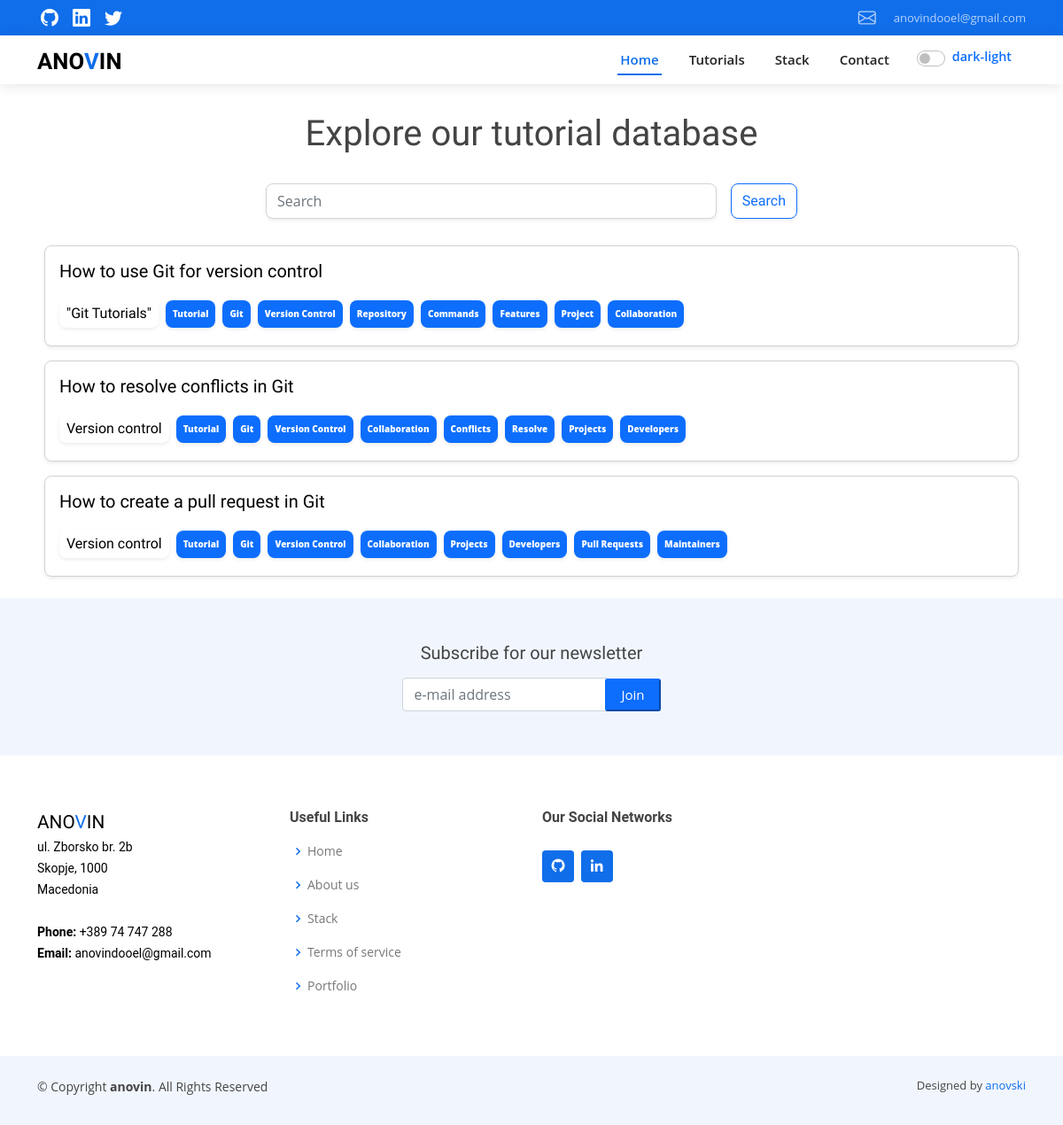
Before: /tag/Git/ with the older database file.
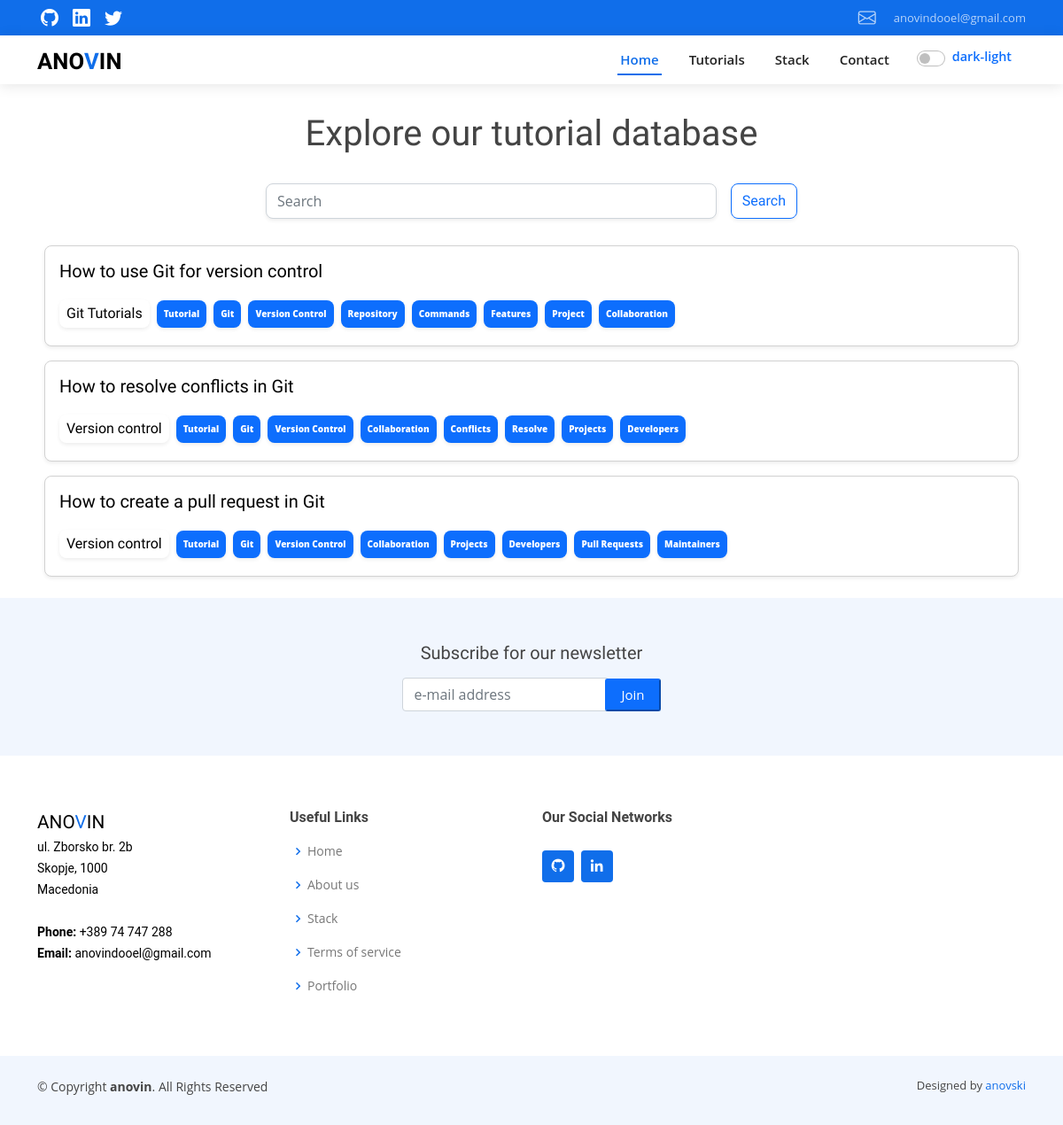
After: the same page with the newer database file.
### web/models.py (models this page shows, shortened)
class Tutorial(models.Model):
    title = models.CharField(max_length=255)
    slug = models.CharField(max_length=225, null=True, blank=True)
    meta_description = models.TextField()
    introduction = models.TextField()
    steps = models.TextField()
    content = models.TextField()
    tags = models.ManyToManyField(Tag, blank=True)
    img = models.ImageField(upload_to='tutorials/images/', null=True, blank=True)
    category = models.ForeignKey(Category, on_delete=models.SET_NULL, null=True, blank=True)
    def get_absolute_url(self):
        return reverse('single_tutorial', kwargs={
            'slug': self.slug
        })

class Category(models.Model):
    name = models.CharField(max_length=120)
    slug = models.CharField(max_length=120)
    def __str__(self):
        return self.name

### web/views.py (the view)
# urls.py: path('tag/<str:name>/', views.single_tag, name='single_tag'),
def single_tag(request, name=None):
    if request.method == 'GET' and 'instant_search' in request.GET:
        tuts = Tutorial.objects.filter(title__contains=request.GET['instant_search'])
        return render(request, 'tutorials.html', context={'tuts': tuts})
    else:
        tuts = Tutorial.objects.filter(tags__name__iexact=name)
        return render(request, 'tutorials/single_tag.html', context={'tuts': tuts, 'tag': name})

### web/templates/tutorials/single_tag.html (shortened to what this page needs)
<!DOCTYPE html>
{% load static %}
<html lang="en">
<head>
    {% include 'head.html' %}
    <link href="{% static 'assets/vendor/aos/aos.css' %}" rel="stylesheet">
    <link href="{% static 'assets/vendor/bootstrap/css/bootstrap.min.css' %}" rel="stylesheet">
    <link href="{% static 'assets/vendor/bootstrap-icons/bootstrap-icons.css' %}" rel="stylesheet">
    <link href="{% static 'assets/vendor/boxicons/css/boxicons.min.css' %}" rel="stylesheet">
    <link href="{% static 'assets/vendor/glightbox/css/glightbox.min.css' %}" rel="stylesheet">
    <link href="{% static 'assets/vendor/swiper/swiper-bundle.min.css' %}" rel="stylesheet">
    <link href="{% static 'assets/css/style.css' %}" rel="stylesheet">
<body>
{% include 'menu.html' %}
<div class="container">
    <div class="tag-cloud d-flex align-items-center justify-content-center flex-column w-100 h-auto p-2"
         style="border-radius:10px;">
        <h1 class="mt-4 mb-3" align="center">Explore our tutorial database</h1>
        <div class="w-100" style="margin-bottom:30px;">
            <form method="get" action="{% url 'tutorials' %}" class="d-flex  flex-column flex-md-row">
                <input id='instantSearch' type="text" class="form-control  w-100 shadow-sm  mt-3"
                       style="border-radius: 8px; height: 40px; "
                       placeholder="Search" name="instant_search">
                <button type="submit" class="btn mt-3 shadow-sm btn-outline-primary search-button float-end ms-md-3"
                        style="border-radius: 8px;">Search
                </button>
            </form>
        </div>
        {% for t in tuts %}
        <a href="{{t.get_absolute_url}}" class="text-white" style="text-decoration: none;">
            <div class=" shadow-sm d-flex align-items-center hover-bg p-3 mb-3"
                 style="color:black; border-radius: 8px; border: 1px solid #d2d2d2; background: white; cursor:pointer;">
                <div class="">
                    <h5 class="mb-3">{{ t.title }}</h5>
                    <div class="d-inline-flex flex-wrap align-items-center">
                        <span class="shadow-sm  p-1 pe-2 ps-2  me-2 mb-1 mt-1 cat-text "
                              style="border-radius: 8px; font-size: 16px; ">{{ t.category }}</span>
                        {% for tag in t.tags.all %}
                        <span class="shadow-sm p-2 bg-primary me-2 mb-1 mt-1"
                              style="border-radius: 8px; font-size: 10px; font-weight: 800; color:white;"> {{ tag.name }}</span>
                        {% endfor %}
                    </div>
                </div>
            </div>
        </a>
        {% endfor %}
    </div>
</div>
{% include 'tutorials/footer.html' %}
</body>
</html>

Changed rows visible on the page:
changed Tutorial "How to use Git for version control": category "\"Git Tutorials\"" → "Git Tutorials"
